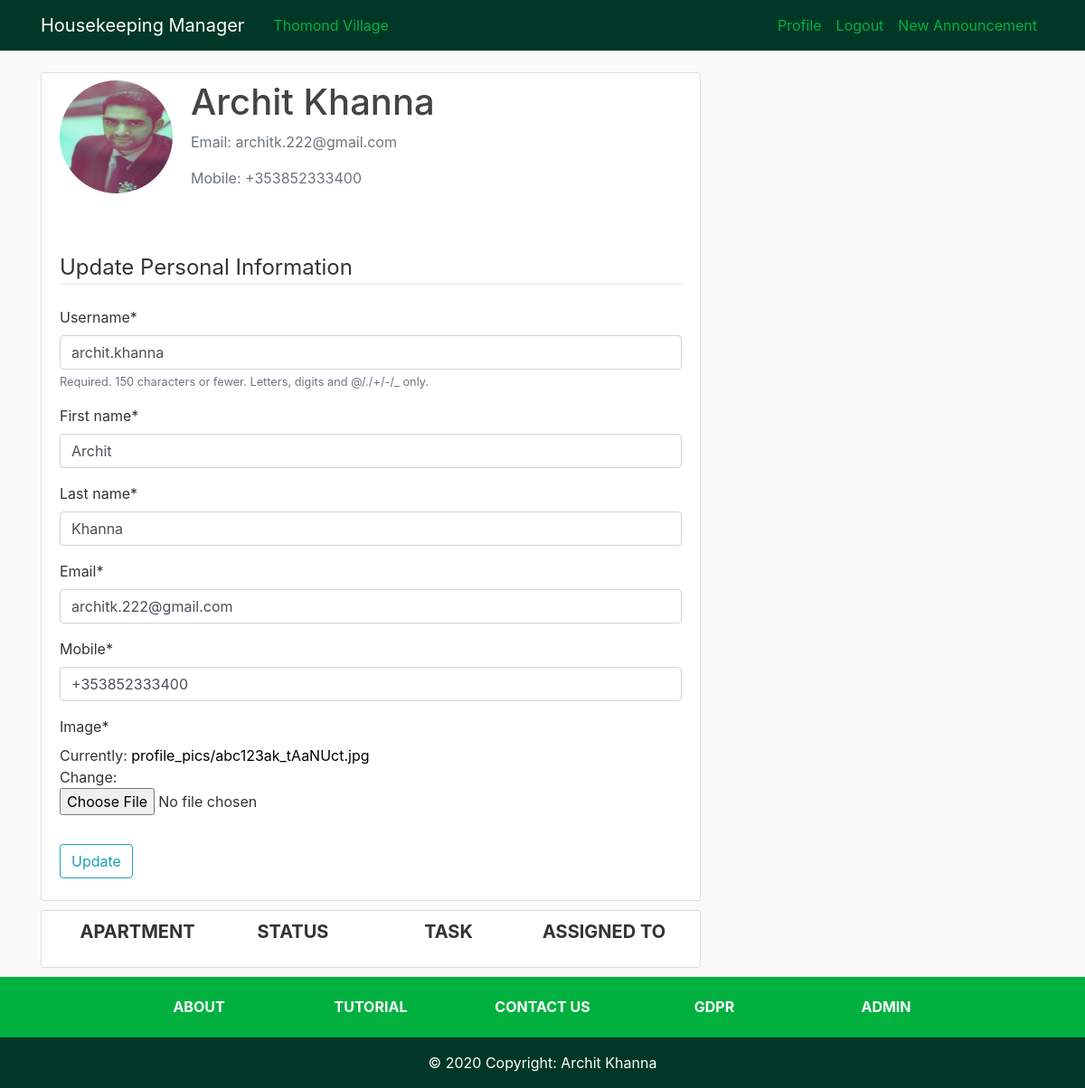
The page /profile/ (signed in) on the database as committed earlier.
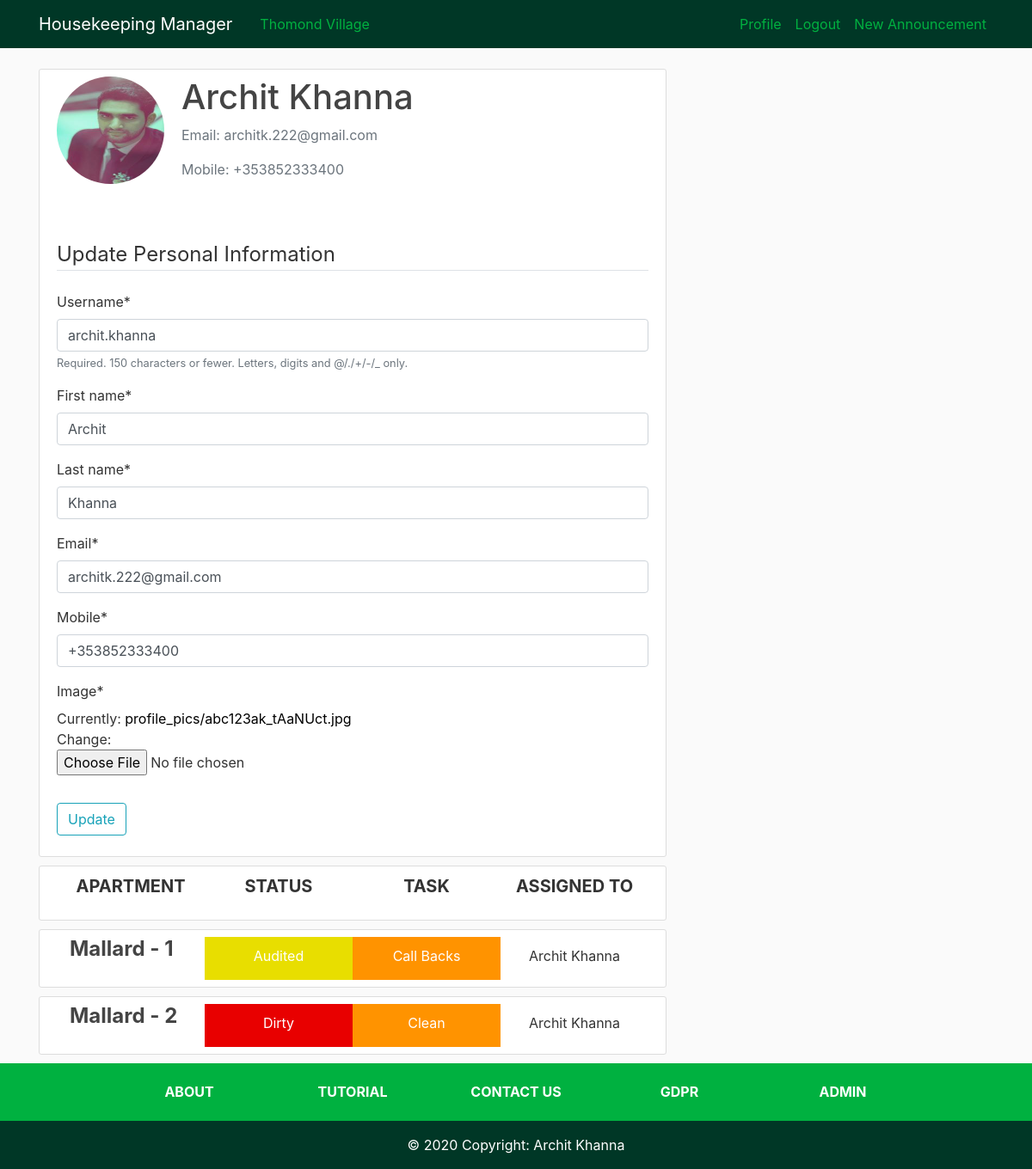
The same page on the database as committed later.
### HKmanager/models.py (models this page shows, shortened)
class apartment(models.Model):
    number = models.IntegerField(unique=True, null=False, blank=False)
    rooms = models.ForeignKey(numberOfRooms, on_delete=models.DO_NOTHING, null=False, blank=False, default=0)
    block = models.ForeignKey(block, on_delete=models.DO_NOTHING, null=False, blank=False)
    status = models.ForeignKey(status, on_delete=models.DO_NOTHING, null=False, blank=False)
    task = models.ForeignKey(task, on_delete=models.DO_NOTHING, null=False, blank=False)
    assignee = models.ForeignKey(User, on_delete=models.DO_NOTHING)

class block(models.Model):
    name = models.CharField(max_length=50, null=False, blank=False)
    def __str__(self):
        return self.name

class status(models.Model):
    name = models.CharField(max_length=50, null=False, blank=False)
    def __str__(self):
        return self.name

class task(models.Model):
    name = models.CharField(max_length=50, null=False, blank=False)
    def __str__(self):
        return self.name

### users/views.py (the view)
# urls.py: path('profile/', user_views.profile, name='hk-user-profile'),
@login_required
def profile(request):
    if request.method == 'POST':
        user_form = UserUpdateForm(request.POST, instance=request.user)
        profile_form = ProfileUpdateForm(request.POST,
                                         request.FILES,
                                         instance=request.user.profile)
        if user_form.is_valid and profile_form.is_valid():
            user_form.save()
            profile_form.save()
            messages.success(request, f'Your personal information has been updated!')
            return redirect('hk-user-profile')
    else:
        user_form = UserUpdateForm(instance=request.user)
        profile_form = ProfileUpdateForm(instance=request.user.profile)
    context = {
        'title': 'Housekeeper - Profile',
        'apartments': apartment.objects.filter(assignee=request.user),
        'u_form': user_form,
        'p_form': profile_form,
    }
    return render(request, 'users/profile.html', context)

### users/forms.py
class UserUpdateForm(forms.ModelForm):
    first_name = forms.CharField(max_length=30)
    last_name = forms.CharField(max_length=30)
    email = forms.EmailField()
    class Meta:
        model = User
        fields = ['username','first_name','last_name','email']

class ProfileUpdateForm(forms.ModelForm):
   class Meta:
       model = Profile
       fields = ['mobile', 'image']

### users/templates/users/profile.html (shortened to what this page needs)
{% extends "HKmanager/base.html" %}
{% load crispy_forms_tags %}
{% block content %}
  <div class="content-section">
  <div class="media">
    <img class="rounded-circle account-img" src="{{ user.profile.image.url }}">
    <div class="media-body">
      <h2 class="account-heading">{{ user.first_name }} {{ user.last_name }}</h2>
      <p class="text-secondary">Email: {{ user.email }}</p>
      <p class="text-secondary">Mobile: {{ user.profile.mobile }}</p>
    </div>
  </div>
  <br>
  <br>
  <form method="POST" enctype="multipart/form-data">
    <fieldset class="form-group">
      <legend class="border-bottom mb-4">Update Personal Information</legend>
      {{ u_form|crispy }}
      {{ p_form|crispy }}
    </fieldset>
    <div class="form-group">
      <button class="btn btn-outline-info" type="submit" name="submit-button">Update</button>
    </div>
  </form>
</div>
<article class="media content-section">
  <div class="container">
    <div class="row">
      <div class="col-sm-3" style="text-align: center;">
        <p class="apartment-header">APARTMENT</p>
      </div>
      <div class="col-sm-3" style="text-align: center;">
        <p class="apartment-header">STATUS</p>
      </div>
      <div class="col-sm-3" style="text-align: center;">
        <p class="apartment-header">TASK<p>
      </div>
      <div class="col-sm-3" style="text-align: center;">
        <p class="apartment-header">ASSIGNED TO</p>
      </div>
    </div>
  </div>
</article>
{% for apt in apartments %}
  <article class="media content-section">
    <div class="container">
      <div class="row">
        <div class="col-sm-3">
          <h4><a class="article-title aligner-center" href="{% url 'hk-Apartment' apt.id %}">{{ apt.block }} - {{ apt.number }}</a></h4>
        </div>
        <div id="status {{apt.number}}" class="col-sm-3 text-white">
          <p class="article-content aligner-center">{{ apt.status }}</p>
        </div>
        <div id="task {{apt.number}}" class="col-sm-3 text-white">
          <p class="article-content aligner-center">{{ apt.task }}</p>
        </div>
        <div class="col-sm-3">
          <p class="article-content aligner-center">{{ apt.assignee.first_name }} {{ apt.assignee.last_name }}</p>
        </div>
      </div>
    </div>
  </article>
{% endfor %}
{% endblock content %}

Rows that differ between the two databases and show on the page:
now on this page (row edited): apartment: block "Mallard", number "1", status "Audited", task "Call Backs", assignee.first_name "Archit", assignee.last_name "Khanna"
now on this page (row edited): apartment: block "Mallard", number "2", status "Dirty", task "Clean", assignee.first_name "Archit", assignee.last_name "Khanna"
